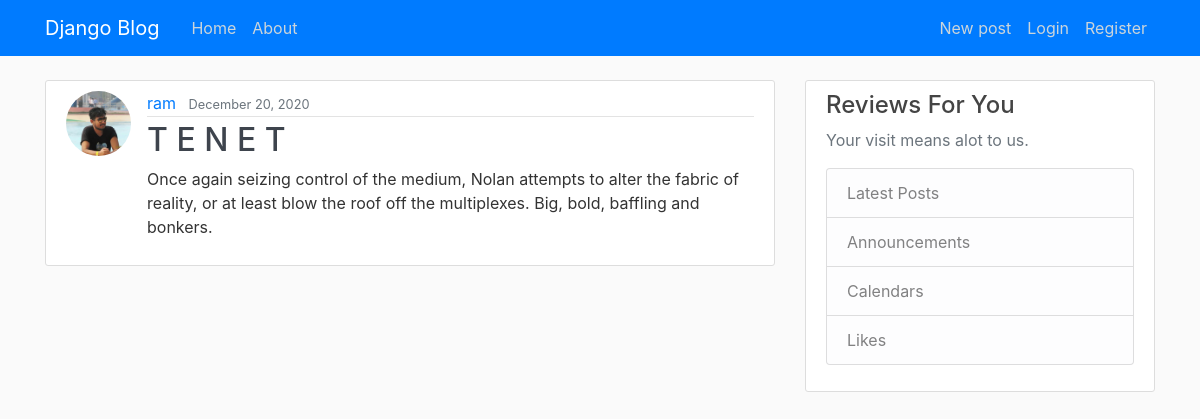
The app's page /post/1/ with its own data.
### main/models.py (models this page shows, shortened)
class Post (models.Model):
    movie_name = models.CharField(max_length = 100)
    review = models.TextField()
    date_posted = models.DateTimeField(default=timezone.now)
    author = models.ForeignKey(User, on_delete=models.CASCADE)

### users/models.py (models this page shows, shortened)
class Profile(models.Model):
    user = models.OneToOneField(User, on_delete=models.CASCADE)
    image = models.ImageField(default='default.jpg', upload_to = 'profile_pics')

### main/views.py (the view)
# urls.py: path("post/<int:pk>/", PostDetailView.as_view(), name="detailpage"),
class PostDetailView(DetailView):
    model = Post
    template_name = 'main/detailview.html'

### main/templates/main/detailview.html (shortened to what this page needs)
{% extends "main/base.html" %}
{% block content %}
        <article class="media content-section">
            <img class="img-responsive rounded-circle article-img" src=" {{object.author.profile.image.url}} ">
            <div class="media-body">
            <div class="article-metadata">
                <a class="mr-2" href="{% url 'userhomepage' object.author.username %}">{{ object.author }}</a>
                <small class="text-muted">{{ object.date_posted | date:"F d, Y" }}</small>
            </div>
            <h2 class= " article-title"> {{ object.movie_name }} </h2>
            <p class="article-content"> {{ object.review }} </p>
            </div>
        </article>
{% endblock content %}

### main/static/main/main.css (style rules this page uses)
body { background: #fafafa; color: #333333; margin-top: 5rem; }
h1, h2, h3, h4, h5, h6 { color: #444444; }
.content-section { background: #ffffff; padding: 10px 20px; border: 1px solid #dddddd; border-radius: 3px; margin-bottom: 20px; }
.article-title { color: #3e444d; }
.article-content { white-space: pre-line; }
.article-img { height: 65px; width: 65px; margin-right: 16px; }
.article-metadata { padding-bottom: 1px; margin-bottom: 4px; border-bottom: 1px solid #e3e3e3 }

### records on screen
Post: author.profile.image (picture), author "ram", date_posted "December 20, 2020", movie_name "T E N E T", review "Once again seizing control of the medium, Nolan attempts to alter the fabric of reality, or at least blow the roof off the multiplexes. Big, bold, baffling and bonkers."
